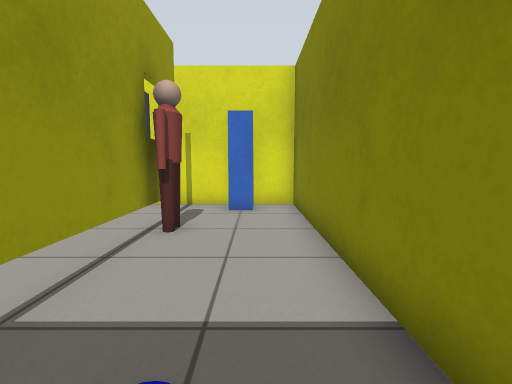
[1] (above)

13 first-person views from a walk through a robot-simulator world made for Gazebo. The camera is 0.78 m above the floor, tilts 6° down and sees 85° across. The floor is counted in squares, 0.5 m on a side. Each view is taken from the middle of a square. On the plan, view 1 faces up. The plan holds only what a view shows up to about 14 squares ahead; the rest is blank. Some stock models are drawn as simple stand-ins.

[2]
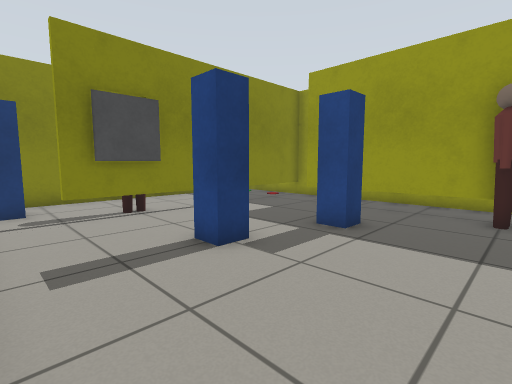

[3]
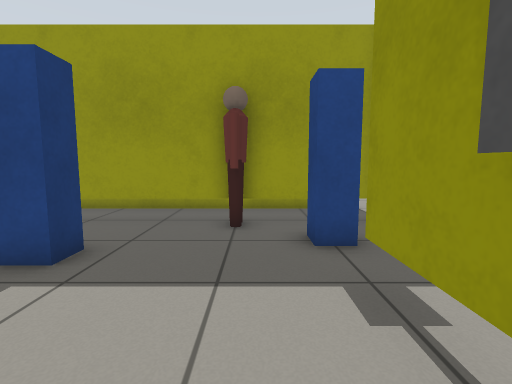

[4]
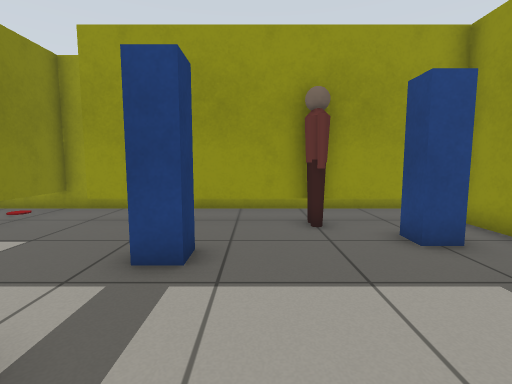

[5]
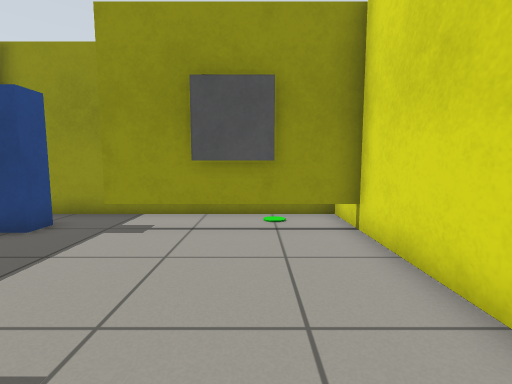

[6]
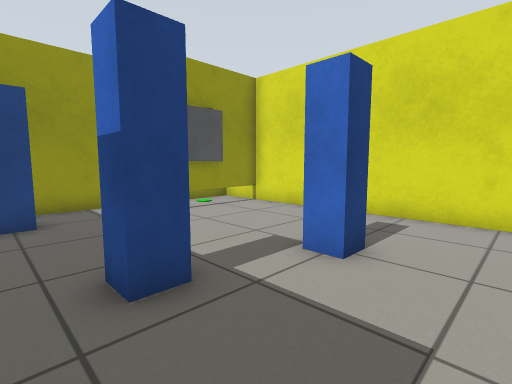

[7]
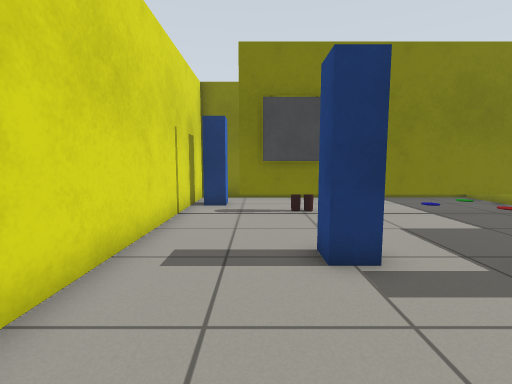

[8]
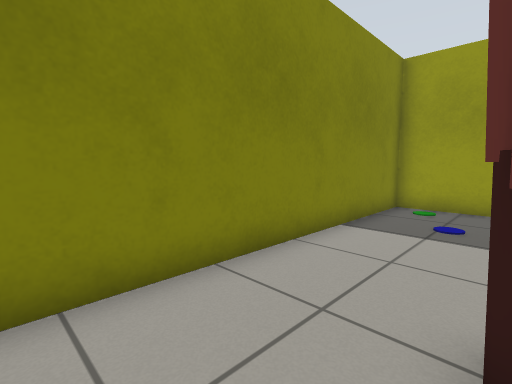

[9]
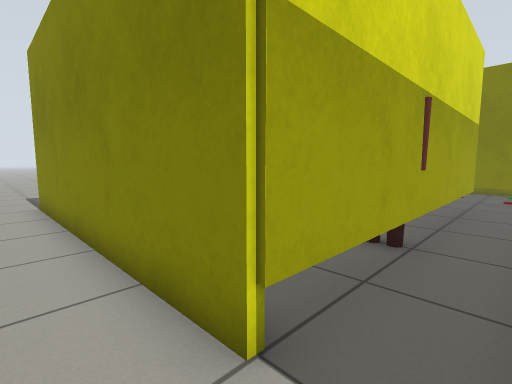

[10]
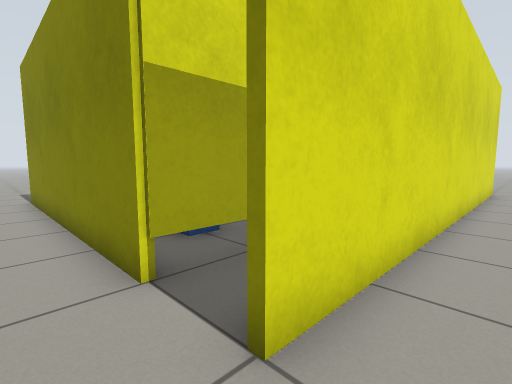

[11]
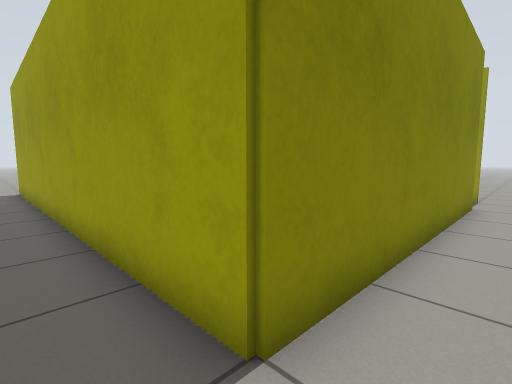

[12]
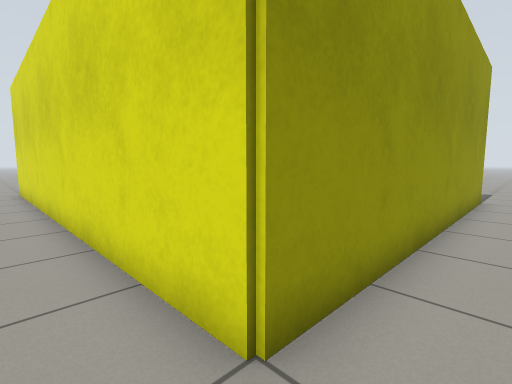

[13]
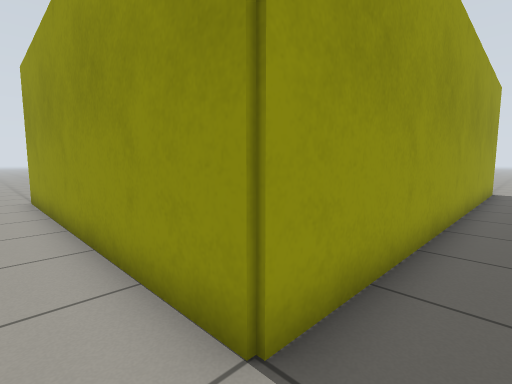

### Floor plan
Key: @ floor where view 1 was taken; # wall or solid block; . floor; P blue post; T thing the floor can be seen under or through; E person; L door leaf.
Columns run from 16 left of view 1 to 3 right of it. Each row starts with its distance up from view 1.
 12 ....................
 11  .################.
 10 .###...........PP#..
  9 .#.T...........P.#..
  8 .#..T........T...#..
  7 .#..L....PP..TE..#..
  6 .#.T.....P...TE..#..
  5 .#.T.........T...#..
  4 .#......PP...T...#..
  3 .#.PP...P....T...#..
  2 .#.P.........T...#..
  1 .####EE#####.T...#..
  0 .............T..@#..
 -1 ..################..
 -2  ..................
 -3 ....................

Where each view was taken, in squares from view 1:
view 1: 0 up, 0 right, facing up
view 2: 10 up, 11 left, facing down-right
view 3: 8 up, 11 left, facing down
view 4: 8 up, 9 left, facing down
view 5: 8 up, 6 left, facing left
view 6: 2 up, 4 left, facing up-left
view 7: 8 up, 11 left, facing right
view 8: 9 up, 2 left, facing down-right
view 9: 1 down, 16 left, facing up-right
view 10: 3 down, 16 left, facing up-right
view 11: 12 up, 16 left, facing down-right
view 12: 3 down, 3 right, facing up-left
view 13: 12 up, 3 right, facing down-left
